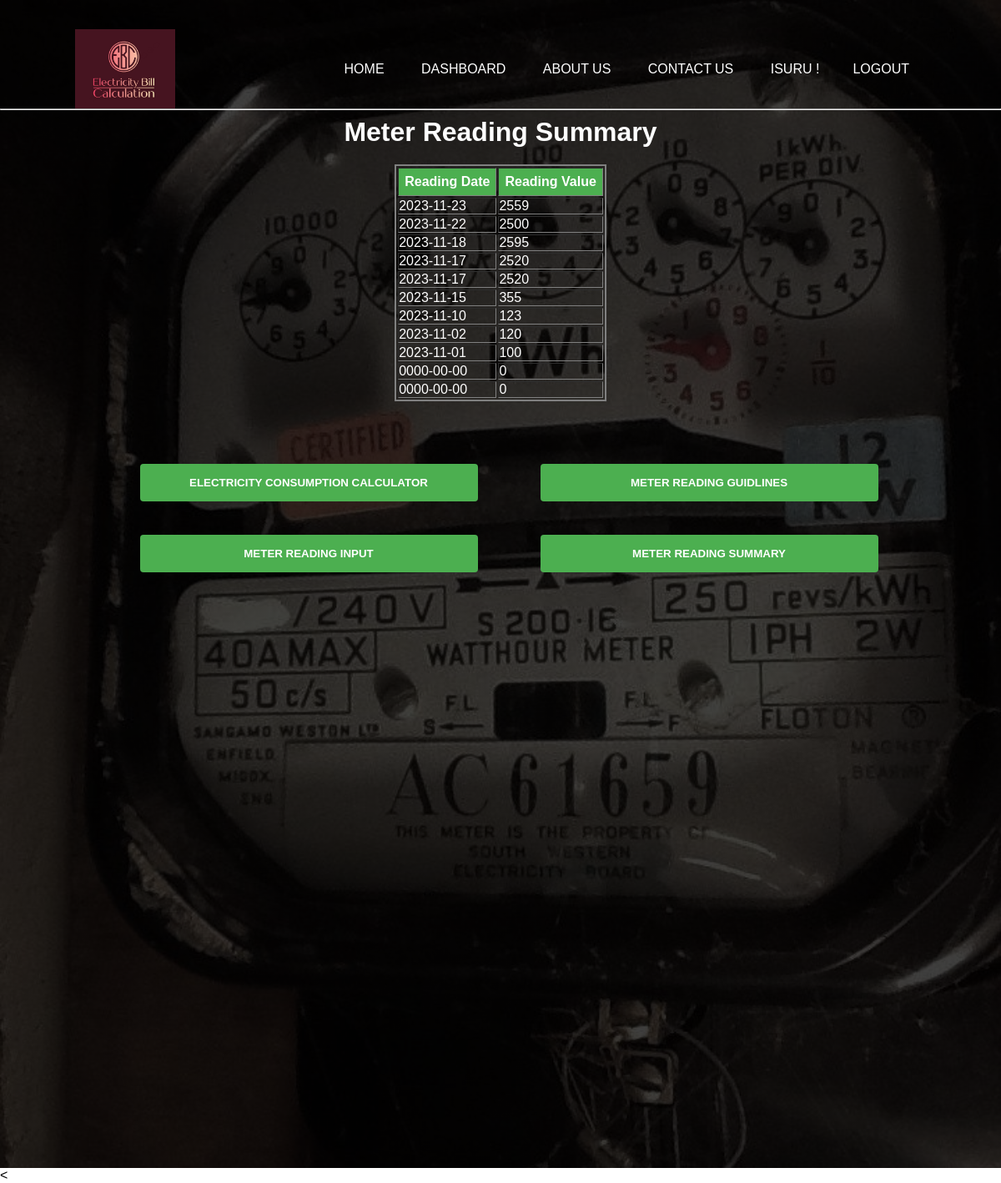
/summary.php (signed in), run on the app's committed database.
### tables this page shows
CREATE TABLE `meter_readings` (
  `id` int(12) NOT NULL,
  `usersId` int(12) NOT NULL,
  `reading_date` date NOT NULL,
  `reading_value` int(12) NOT NULL
);

### summary.php (the view, shortened to what this page needs)
<?php
require_once 'include/dbh.inc.php';
$user_id = $_SESSION['user_id'];
$sql = "SELECT reading_date, reading_value FROM meter_readings WHERE usersId = ? ORDER BY reading_date DESC";
$stmt = $conn->prepare($sql);
$stmt->bind_param("i", $user_id);
$stmt->execute();
$result = $stmt->get_result();
$data = [];
while ($row = $result->fetch_assoc()) {
    $data[] = $row;
}
?>
<html>
        <head>
            <link rel="stylesheet" href="style.css">
        </head>
        <body>
    <div class="banner">
    <?php include_once'navbar.php' ?>
        <div class="summary_content">
            <h1>Meter Reading Summary</h1>
            <table class="sum_table" border="1">
                <thead>
                    <tr>
                        <th>Reading Date</th>
                        <th>Reading Value</th>
                    </tr>
                </thead>
                <tbody>
                    <?php foreach ($data as $row): ?>
                        <tr>
                            <td><?php echo $row['reading_date']; ?></td>
                            <td><?php echo $row['reading_value']; ?></td>
                        </tr>
                    <?php endforeach; ?>
                </tbody>
            </table>
            <div class = "button_container" >
            <a href="meter_reading_calculation_form.php"> <button class = "calButton">Electricity Consumption Calculator</button></a>
            <a href="meter_reading_guid.php"> <button class = "infoButton">Meter reading guidlines</button></a>
            <a href="summary.php"> <button class = "SumButton">Meter reading Summary</button></a>
            <a href="dashboard.php"> <button class = "inputButton">Meter reading input</button></a>
            </div>
        </div>
    </div>
    <
</body>
</html>

### navbar.php (shortened to what this page needs)
<div class="navbar">
    <img src="logo.jpg" class="logo">
        <ul>
            <li><a href="index.php" target="_blank">Home</a></li>
            <li><a href="dashboard.php" target="_blank">Dashboard</a></li>
            <li><a href="about us.php" target="_blank">About us</a></li>
            <li><a href="contact us.php"target="_blank">Contact us</a></li>
            <?php
                    if(isset($_SESSION["user_uid"])){
                        echo '<li><a href="#">'. $_SESSION["user_uid"].' !</a></li>';
                        echo '<li><a href="include/logout.inc.php">Logout</a></li>';
                    }else{
                        echo'<li><a href="login.php">login</a></li>';
                    }
                    ?>
         </ul>
</div>
<hr style = "margin-bottom: 8px;">

### style.css (style rules this page uses)
* { margin: 0; padding: 0; font-family: sans-serif; }
.banner { width: 100%; height: 175%; background-image: linear-gradient(rgba(0,0,0,0.75), rgba(0,0,0,0.75)) , url(CEB1.jpg); background-size: cover; background-position: center; }
.navbar { width: 85%; margin: auto; padding: 35px 0; display: flex; align-items: center; justify-content: space-between; padding-bottom: 0; }
.logo { width: 120px; cursor: pointer; }
.navbar ul li { list-style: none; display: inline-block; margin: 0 20px; position: relative; }
.navbar ul li a { text-decoration: none; color: #fff; text-transform: uppercase; }
.navbar ul li::after { content: ''; height: 3px; width: 0; background: #b9202094; position: absolute; left: 0; bottom: -10px; transition: 0.5s; }
button { width: 200px; padding: 15px 0; text-align: center; margin: 20px 10px; border-radius: 25px; font-weight: bold; border: 2px solid #b9202094; background: transparent; color: #fff; cursor: pointer; position: relative; overflow: hidden; }
.button_container { width: 75%; display: block; margin: auto; padding-top: 50px; padding-left: 25px; margin-top: 5px; }
.calButton { width: 45%; background-color: #4CAF50; color: white; padding: 15px; border: none; border-radius: 4px; cursor: pointer; margin-right: 5px; float: left; margin-left: 5px; text-transform: uppercase; }
.infoButton { width:45%; background-color: #4CAF50; color: white; padding: 15px; border: none; border-radius: 4px; cursor: pointer; float: right; text-transform: uppercase; }
.sumButton { width:45%; background-color: #4CAF50; color: white; padding: 15px; border: none; border-radius: 4px; cursor: pointer; float: right; text-transform: uppercase; }
.inputButton { width: 45%; background-color: #4CAF50; color: white; padding: 15px; border: none; border-radius: 4px; cursor: pointer; margin-right: 5px; float: left; margin-left: 5px; text-transform: uppercase; }
.summary_content { width:100%; align-items: center; text-align: center; color: white; }
.sum_table { align-items: center; color: white; margin: auto; width: max-content; table-layout: auto; border-width: 2px; border-style: solid; margin-top: 20px; }
.sum_table th { background-color: #4CAF50; padding: 7px; }
.summary_content h1 { margin-top: 5px; }

### data on the page
meter_readings: reading_date "2023-11-23", reading_value "2559"
meter_readings: reading_date "2023-11-22", reading_value "2500"
meter_readings: reading_date "2023-11-18", reading_value "2595"
meter_readings: reading_date "2023-11-17", reading_value "2520"
meter_readings: reading_date "2023-11-17", reading_value "2520"
meter_readings: reading_date "2023-11-15", reading_value "355"
meter_readings: reading_date "2023-11-10", reading_value "123"
meter_readings: reading_date "2023-11-02", reading_value "120"
meter_readings: reading_date "2023-11-01", reading_value "100"
meter_readings: reading_date "0000-00-00", reading_value "0"
meter_readings: reading_date "0000-00-00", reading_value "0"

### other printed values
$_SESSION["user_uid"] "ISURU"
